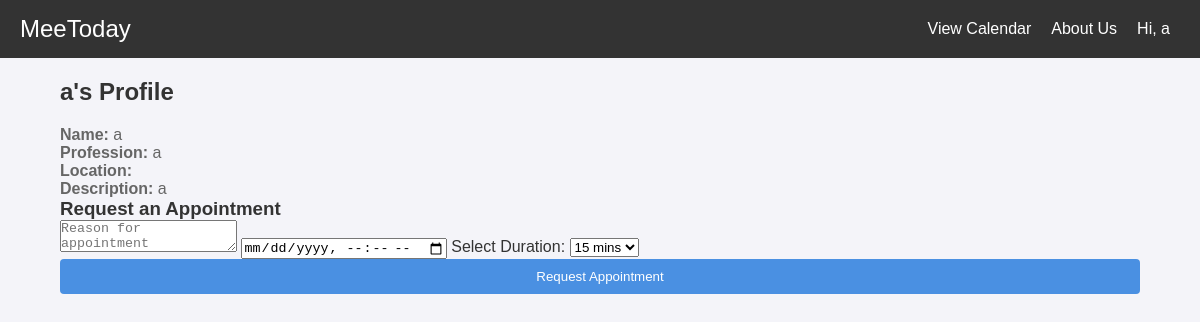
/profile/1/ (signed in), run on the app's committed database.
### appointments/models.py (models this page shows, shortened)
class UserProfile(models.Model):
    user = models.OneToOneField(User, on_delete=models.CASCADE)
    phone_number = models.CharField(max_length=15, unique=True, blank=True, null=True)
    email = models.EmailField(unique=True, blank=True, null=True)  # Optional email for flexibility
    date_of_birth = models.DateField(null=True, blank=True)
    sex = models.CharField(
        max_length=10,
        choices=[('Male', 'Male'), ('Female', 'Female'), ('NoPrefer', 'NoPrefer')],
        default='Not Specified'
    )
    age = models.PositiveIntegerField(null=True, blank=True)  # Calculated from date_of_birth
    address = models.TextField(blank=True)
    city = models.CharField(max_length=100, blank=True)
    state = models.CharField(max_length=100, blank=True)
    district = models.CharField(max_length=100, blank=True)
    pincode = models.CharField(max_length=10, blank=True)
    profession = models.CharField(
        max_length=20,
        choices=[('Student', 'Student'), ('Professional', 'Professional')],
        blank=True
    )
    designation = models.CharField(max_length=100, blank=True)  # For professionals
    company = models.CharField(max_length=100, blank=True)      # For professionals
    university = models.CharField(max_length=100, blank=True)   # For students
    field_of_study = models.CharField(max_length=100, blank=True)  # For students
    description = models.TextField(blank=True)
    photo = models.ImageField(upload_to='profile_pics/', blank=True, null=True)

### appointments/views.py (the view, shortened to what this page needs)
# urls.py: path('profile/<int:user_id>/', views.profile_view, name='profile'),
@login_required
def profile_view(request, user_id):
    user_profile = UserProfile.objects.get(user_id=user_id)
    received_requests = Appointment.objects.filter(recipient=request.user, status='pending')
    return render(request, 'profile.html', {'profile': user_profile, 'received_requests': received_requests})

### appointments/templates/profile.html (shortened to what this page needs)
{% extends 'base.html' %}
{% block content %}
    <h2>{{ profile.user.username }}'s Profile</h2>
    <p><strong>Name:</strong> {{ profile.user.username }}</p>
    <p><strong>Profession:</strong> {{ profile.profession }}</p>
    <p><strong>Location:</strong> {{ profile.location }}</p>
    <p><strong>Description:</strong> {{ profile.description }}</p>
    <form method="POST">
        <h3>Request an Appointment</h3>
        <textarea name="reason" placeholder="Reason for appointment" required></textarea>
        <input type="datetime-local" name="date" required>
        <label for="duration">Select Duration:</label>
        <select name="duration" required>
            <option value="15">15 mins</option>
        </select>
        <button type="submit">Request Appointment</button>
    </form>
{% endblock %}

### appointments/templates/base.html (shortened to what this page needs)
{% load static %}
<!DOCTYPE html>
<html lang="en">
<head>
    <link href='https://cdn.jsdelivr.net/npm/fullcalendar@5.9.0/main.min.css' rel='stylesheet' />
    <link rel="stylesheet" href="{% static 'style.css' %}">
</head>
<body>
    <nav class="navbar">
        <div class="logo">
            <a href="{% url 'home' %}">MeeToday</a>
        </div>
        <div class="menu">
            {% if user.is_authenticated %}
                <a href="{% url 'calendar' %}" class="nav-link">View Calendar</a>
                <a href="{% url 'about_us' %}" class="nav-link">About Us</a>
                <div class="dropdown">
                    <button class="dropbtn">Hi, {{ user.username }}</button>
                </div>
            {% else %}
                <a href="{% url 'login' %}" class="nav-link">Login</a>
                <a href="{% url 'register' %}" class="nav-link">Register</a>
            {% endif %}
        </div>
    </nav>
    <div class="container">
        {% block content %}
        {% endblock %}
    </div>
</body>
</html>

### appointments/static/style.css (style rules this page uses)
* { margin: 0; padding: 0; box-sizing: border-box; }
body { font-family: Arial, sans-serif; background-color: #f4f4f9; color: #333; margin: 0; padding: 0; }
.container { width: 90%; max-width: 1200px; margin: 20px auto; }
body { font-family: Arial, sans-serif; color: #333; margin: 0; padding: 0; }
.navbar { display: flex; justify-content: space-between; align-items: center; background-color: #333; color: #fff; padding: 10px 20px; }
.navbar .logo a { font-size: 1.5rem; color: #fff; text-decoration: none; }
.navbar .menu { display: flex; align-items: center; }
.navbar .nav-link { color: #fff; text-decoration: none; margin: 0 10px; }
.dropdown { position: relative; display: inline-block; }
.dropdown .dropbtn { background-color: #333; color: white; padding: 10px; font-size: 1rem; border: none; cursor: pointer; }
h2 { color: #333; margin-bottom: 20px; }
p { color: #666; }
form button { padding: 10px 20px; background-color: #4a90e2; color: white; border: none; border-radius: 4px; cursor: pointer; width: 100%; }

### data on the page
UserProfile: user.username "a", profession "a", description "a"

### other printed values
{{ user.username }} "a"
